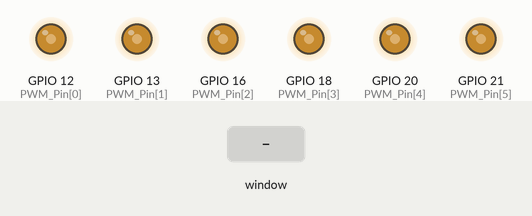
Bench run of a program on a simulated Raspberry Pi (BCM pin numbers). On the bench: output pins drawn as LEDs (lit = HIGH). Inputs (shaded band) come from the test bench. The desktop window is not drawn, its controls go by their first labels and the mouse button is held 0.15 s.

Above: at 1.2 s.
1.3 s: control labelled "DC+" in the window clicked
At 1.9 s:
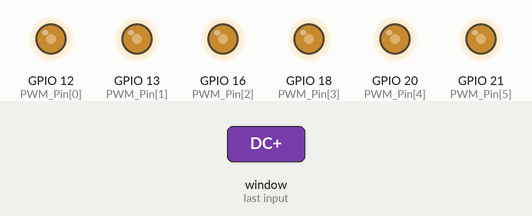
2.8 s: control labelled "DC-" in the window clicked
At 4.2 s:
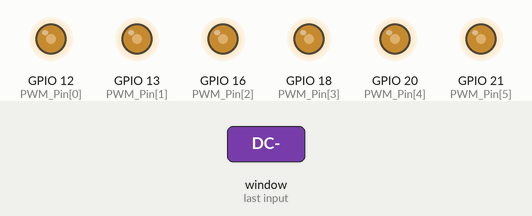
Timing chart, 0 to 5.8 s (numbered marks = the images above; inputs shaded):
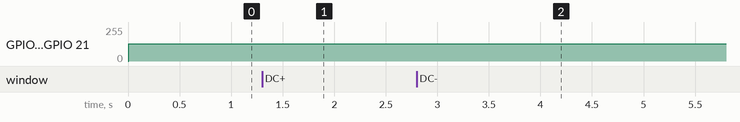

The program:

main.py
```python
# coding:utf-8

import sys
from PyQt5.QtWidgets import QApplication, QMainWindow
from PyQt5.QtGui import QIntValidator, QDoubleValidator
from ui_main import Ui_MainWindow

from GPIO_Control import GPIO_Control


class MainWindow(QMainWindow, Ui_MainWindow):
    DC_MIN = 0.0
    DC_MAX = 100.0
    FRE_MIN = 10
    FRE_MAX = 100

    dc = 50.0
    fre = 100

    gpio = None

    def __init__(self):
        self.window_init()
        self.gpio_init()

    def gpio_init(self):
        self.gpio = GPIO_Control([self.fre]*6, [self.dc]*6)

    def window_init(self):
        super(MainWindow, self).__init__()
        self.setupUi(self)

        self.setWindowTitle("HelloWorld_PyQt5")

        # 占空比文本框
        validator_DC = QDoubleValidator(self)
        validator_DC.setRange(1, 100)
        validator_DC.setNotation(QDoubleValidator.StandardNotation)
        validator_DC.setDecimals(2)
        self.lineEdit_DC.setValidator(validator_DC)
        self.lineEdit_DC.setReadOnly(False)
        self.lineEdit_DC.editingFinished.connect(lambda: self.DC_Changed(self.lineEdit_DC))
        self.DC_DisplayUpdate()

        # 频率文本框
        validator_FRE = QIntValidator(self)
        validator_FRE.setRange(1, 100)
        self.lineEdit_FRE.setValidator(validator_FRE)
        self.lineEdit_FRE.setReadOnly(False)
        self.lineEdit_FRE.editingFinished.connect(lambda: self.FRE_Changed(self.lineEdit_FRE))
        self.FRE_DisplayUpdate()

        # 占空比增减按钮
        self.button_DC_UP.clicked.connect(lambda: self.Button_DC_UP())
        self.button_DC_DOWN.clicked.connect(lambda: self.Button_DC_DOWN())

        # 频率增减按钮
        self.button_FRE_UP.clicked.connect(lambda: self.Button_FRE_UP())
        self.button_FRE_DOWN.clicked.connect(lambda: self.Button_FRE_DOWN())


    def DC_Changed(self, lineEdit_DC):
        self.dc = float(lineEdit_DC.text())
        self.DC_OutputUpdate()
        self.DC_DisplayUpdate()

    def FRE_Changed(self, lineEdit_FRE):
        self.fre = int(lineEdit_FRE.text())
        self.FRE_OutputUpdate()
        self.FRE_DisplayUpdate()


    def DC_OutputUpdate(self):
        self.gpio.ChangeAllDutyCycle([self.dc]*6)

    def FRE_OutputUpdate(self):
        self.gpio.ChangeAllFrequency([self.fre]*6)


    def DC_DisplayUpdate(self):
        self.lineEdit_DC.setText(str(round(self.dc, 2)))

    def FRE_DisplayUpdate(self):
        self.lineEdit_FRE.setText(str(self.fre))


    def Button_DC_UP(self):
        self.dc += 1
        if self.dc > self.DC_MAX:
            self.dc = self.DC_MAX

        self.DC_OutputUpdate()
        self.DC_DisplayUpdate()

    def Button_DC_DOWN(self):
        self.dc -= 1
        if self.dc < self.DC_MIN:
            self.dc = self.DC_MIN

        self.DC_OutputUpdate()
        self.DC_DisplayUpdate()

    def Button_FRE_UP(self):
        self.fre += 1
        if self.fre > self.FRE_MAX:
            self.fre = self.FRE_MAX

        self.FRE_OutputUpdate()
        self.FRE_DisplayUpdate()

    def Button_FRE_DOWN(self):
        self.fre -= 1
        if self.fre < self.FRE_MIN:
            self.fre = self.FRE_MIN

        self.FRE_OutputUpdate()
        self.FRE_DisplayUpdate()


if __name__ == "__main__":
    app = QApplication(sys.argv)
    win = MainWindow()
    win.show()
    sys.exit(app.exec_())
```

ui_main.py
```python
# -*- coding: utf-8 -*-

# Form implementation generated from reading ui file '.\ui_main.ui'
#
# Created by: PyQt5 UI code generator 5.15.2
#
# WARNING: Any manual changes made to this file will be lost when pyuic5 is
# run again.  Do not edit this file unless you know what you are doing.


from PyQt5 import QtCore, QtGui, QtWidgets


class Ui_MainWindow(object):
    def setupUi(self, MainWindow):
        MainWindow.setObjectName("MainWindow")
        MainWindow.resize(585, 394)
        self.centralwidget = QtWidgets.QWidget(MainWindow)
        self.centralwidget.setObjectName("centralwidget")
        self.widget = QtWidgets.QWidget(self.centralwidget)
        self.widget.setGeometry(QtCore.QRect(20, 30, 401, 71))
        self.widget.setObjectName("widget")
        self.gridLayout = QtWidgets.QGridLayout(self.widget)
        self.gridLayout.setContentsMargins(0, 0, 0, 0)
        self.gridLayout.setObjectName("gridLayout")
        spacerItem = QtWidgets.QSpacerItem(20, 40, QtWidgets.QSizePolicy.Minimum, QtWidgets.QSizePolicy.Expanding)
        self.gridLayout.addItem(spacerItem, 0, 2, 1, 1)
        self.horizontalLayout = QtWidgets.QHBoxLayout()
        self.horizontalLayout.setObjectName("horizontalLayout")
        self.lineEdit_DC = QtWidgets.QLineEdit(self.widget)
        self.lineEdit_DC.setObjectName("lineEdit_DC")
        self.horizontalLayout.addWidget(self.lineEdit_DC)
        self.verticalLayout = QtWidgets.QVBoxLayout()
        self.verticalLayout.setObjectName("verticalLayout")
        self.button_DC_UP = QtWidgets.QPushButton(self.widget)
        self.button_DC_UP.setObjectName("button_DC_UP")
        self.verticalLayout.addWidget(self.button_DC_UP)
        self.button_DC_DOWN = QtWidgets.QPushButton(self.widget)
        self.button_DC_DOWN.setObjectName("button_DC_DOWN")
        self.verticalLayout.addWidget(self.button_DC_DOWN)
        self.horizontalLayout.addLayout(self.verticalLayout)
        self.gridLayout.addLayout(self.horizontalLayout, 0, 1, 1, 1)
        self.horizontalLayout_2 = QtWidgets.QHBoxLayout()
        self.horizontalLayout_2.setObjectName("horizontalLayout_2")
        self.lineEdit_FRE = QtWidgets.QLineEdit(self.widget)
        self.lineEdit_FRE.setObjectName("lineEdit_FRE")
        self.horizontalLayout_2.addWidget(self.lineEdit_FRE)
        self.verticalLayout_2 = QtWidgets.QVBoxLayout()
        self.verticalLayout_2.setObjectName("verticalLayout_2")
        self.button_FRE_UP = QtWidgets.QPushButton(self.widget)
        self.button_FRE_UP.setObjectName("button_FRE_UP")
        self.verticalLayout_2.addWidget(self.button_FRE_UP)
        self.button_FRE_DOWN = QtWidgets.QPushButton(self.widget)
        self.button_FRE_DOWN.setObjectName("button_FRE_DOWN")
        self.verticalLayout_2.addWidget(self.button_FRE_DOWN)
        self.horizontalLayout_2.addLayout(self.verticalLayout_2)
        self.gridLayout.addLayout(self.horizontalLayout_2, 0, 3, 1, 1)
        MainWindow.setCentralWidget(self.centralwidget)
        self.statusbar = QtWidgets.QStatusBar(MainWindow)
        self.statusbar.setObjectName("statusbar")
        MainWindow.setStatusBar(self.statusbar)

        self.retranslateUi(MainWindow)
        QtCore.QMetaObject.connectSlotsByName(MainWindow)

    def retranslateUi(self, MainWindow):
        _translate = QtCore.QCoreApplication.translate
        MainWindow.setWindowTitle(_translate("MainWindow", "MainWindow"))
        self.button_DC_UP.setText(_translate("MainWindow", "DC+"))
        self.button_DC_DOWN.setText(_translate("MainWindow", "DC-"))
        self.button_FRE_UP.setText(_translate("MainWindow", "Fre+"))
        self.button_FRE_DOWN.setText(_translate("MainWindow", "Fre-"))
```

GPIO_Control.py
```python
# coding:utf-8

import time
from RPi import GPIO


class GPIO_Control():
    PWM_N = 6
    PWM_Pin = [12, 13, 16, 18, 20, 21]
    fre = []
    dc = []
    pwm = []

    def __init__(self, fre_list, dc_list):
        self.fre = fre_list[:]
        self.dc = dc_list[:]

        GPIO.setmode(GPIO.BCM)
        for i in range(self.PWM_N):
            GPIO.setup(self.PWM_Pin[i], GPIO.OUT)
            self.pwm.append(GPIO.PWM(self.PWM_Pin[i], self.fre[i]))
            self.pwm[i].start(self.dc[i])

    def ChangeAllDutyCycle(self, dc_new_list):
        self.dc = dc_new_list[:]
        for i in range(self.PWM_N):
            self.pwm[i].ChangeDutyCycle(self.dc[i])

    def ChangeDutyCycle(self, channel, dc_new):
        self.dc[channel] = dc_new
        self.pwm[channel].ChangeDutyCycle(self.dc[channel])

    def ChangeAllFrequency(self, fre_new_list):
        self.fre = fre_new_list[:]
        for i in range(self.PWM_N):
            self.pwm[i].ChangeFrequency(self.fre[i])

    def ChangeFrequency(self, channel, fre_new):
        self.fre[channel] = fre_new
        self.pwm[channel].ChangeFrequency(self.fre[channel])


if __name__ == "__main__":
    f = GPIO_Control([100, 80, 60, 50, 33, 13], [50, 25, 75, 33, 45, 66])
```

Measured:
- after the input at 1.3 s, GPIO 12 (PWM_Pin[0]), GPIO 13 (PWM_Pin[1]), GPIO 16 (PWM_Pin[2]), GPIO 18 (PWM_Pin[3]), GPIO 20 (PWM_Pin[4]), GPIO 21 (PWM_Pin[5]): 128/255 → 130/255 at once
- after the input at 2.8 s, GPIO 12 (PWM_Pin[0]), GPIO 13 (PWM_Pin[1]), GPIO 16 (PWM_Pin[2]), GPIO 18 (PWM_Pin[3]), GPIO 20 (PWM_Pin[4]), GPIO 21 (PWM_Pin[5]): 130/255 → 128/255 at once
